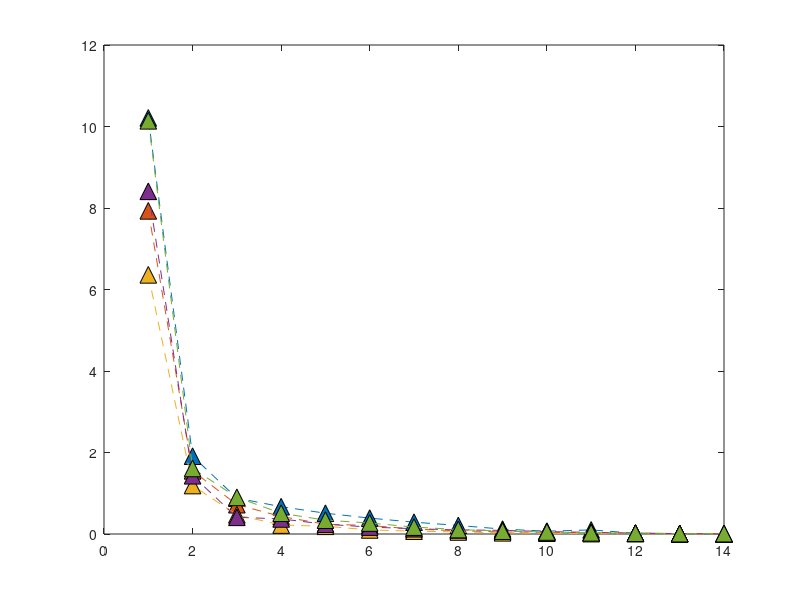

Write the MATLAB code that produced this figure. (Note: this script raises an error after producing the figure.)
clear;
close all;
%AS3959 firebrand mass flux horizontal distribution Scrub FDI100 

Firebrand_flux_BAL12p5 = [10.21	1.91	0.88	0.67	0.51	0.39	0.29	0.21	0.12	0.07	0.10	0.02	0.01	0.00];
Firebrand_flux_BAL19 = [7.93	1.55	0.72	0.43	0.24	0.21	0.12	0.08	0.05	0.04	0.03	0.02	0.01	0.01];
Firebrand_flux_BAL29 = [6.36	1.19	0.47	0.22	0.19	0.10	0.07	0.05	0.03	0.02	0.01	0.01	0.00	0.00];
Firebrand_flux_BAL40 = [8.41	1.43	0.41	0.37	0.24	0.17	0.13	0.10	0.09	0.06	0.04	0.02	0.01	0.00];
Firebrand_flux_BALFZ = [10.14	1.61	0.90	0.51	0.34	0.27	0.17	0.11	0.07	0.05	0.03	0.02	0.01	0.01];

plot([Firebrand_flux_BAL12p5],'^--','MarkerSize',12,'MarkerEdgeColor','black','MarkerFaceColor',[0, 0.4470, 0.7410]);
hold on
plot([Firebrand_flux_BAL19],'^--','MarkerSize',12,'MarkerEdgeColor','black','MarkerFaceColor',[0.8500, 0.3250, 0.0980]);
plot([Firebrand_flux_BAL29],'^--','MarkerSize',12,'MarkerEdgeColor','black','MarkerFaceColor',[0.9290, 0.6940, 0.1250]);
plot([Firebrand_flux_BAL40],'^--','MarkerSize',12,'MarkerEdgeColor','black','MarkerFaceColor',[0.4940, 0.1840, 0.5560]);
plot([Firebrand_flux_BALFZ],'^--','MarkerSize',12,'MarkerEdgeColor','black','MarkerFaceColor',[0.4660, 0.6740, 0.1880]);
ax = gca;
ax.XTickLabels = {'x=132 m~138 m','x=138 m~144 m','x=144 m~150 m','x=150 m~ 156 m','x=156 m~162 m','x=162 m~168 m','x=168 m~174 m','x=174 m~180 m','x=180 m~186 m','x=186 m~192 m','x=192 m~198 m','x=198 m~204 m','x=204 m~210 m','x=210 m~216 m'};

grid on;


box on
xtickangle(45)
xlabel('Location of the horizontal plane','FontWeight','bold','FontSize',20,...
    'FontName','Calibri');
ylabel('Firebrand mass flux (kg.s^{-1})','FontWeight','bold','FontSize',20,...
    'FontName','Calibri');

set(gca,'fontsize',18);

legend('BAL 12.5','BAL 19','BAL 29','BAL 40','BAL FZ')
